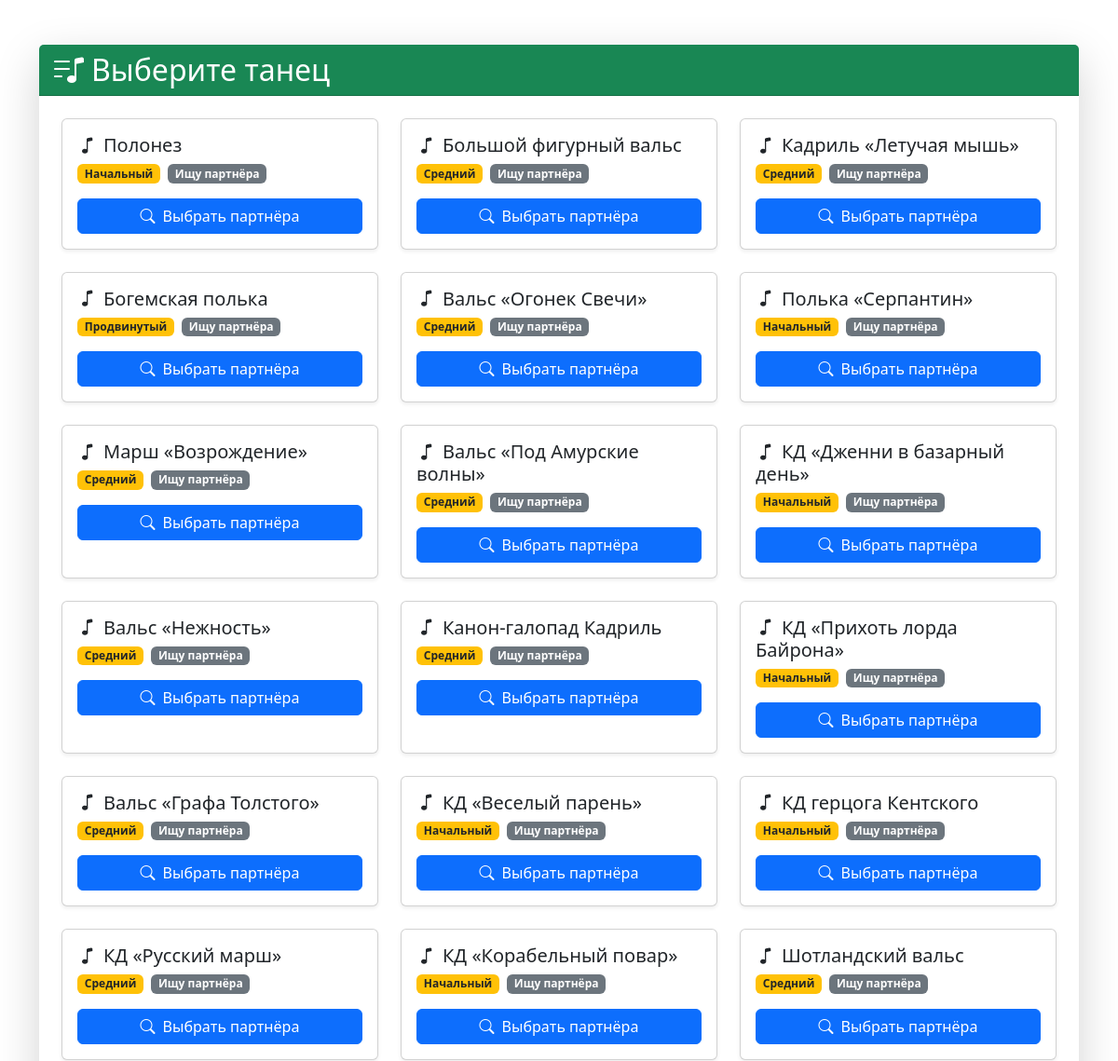
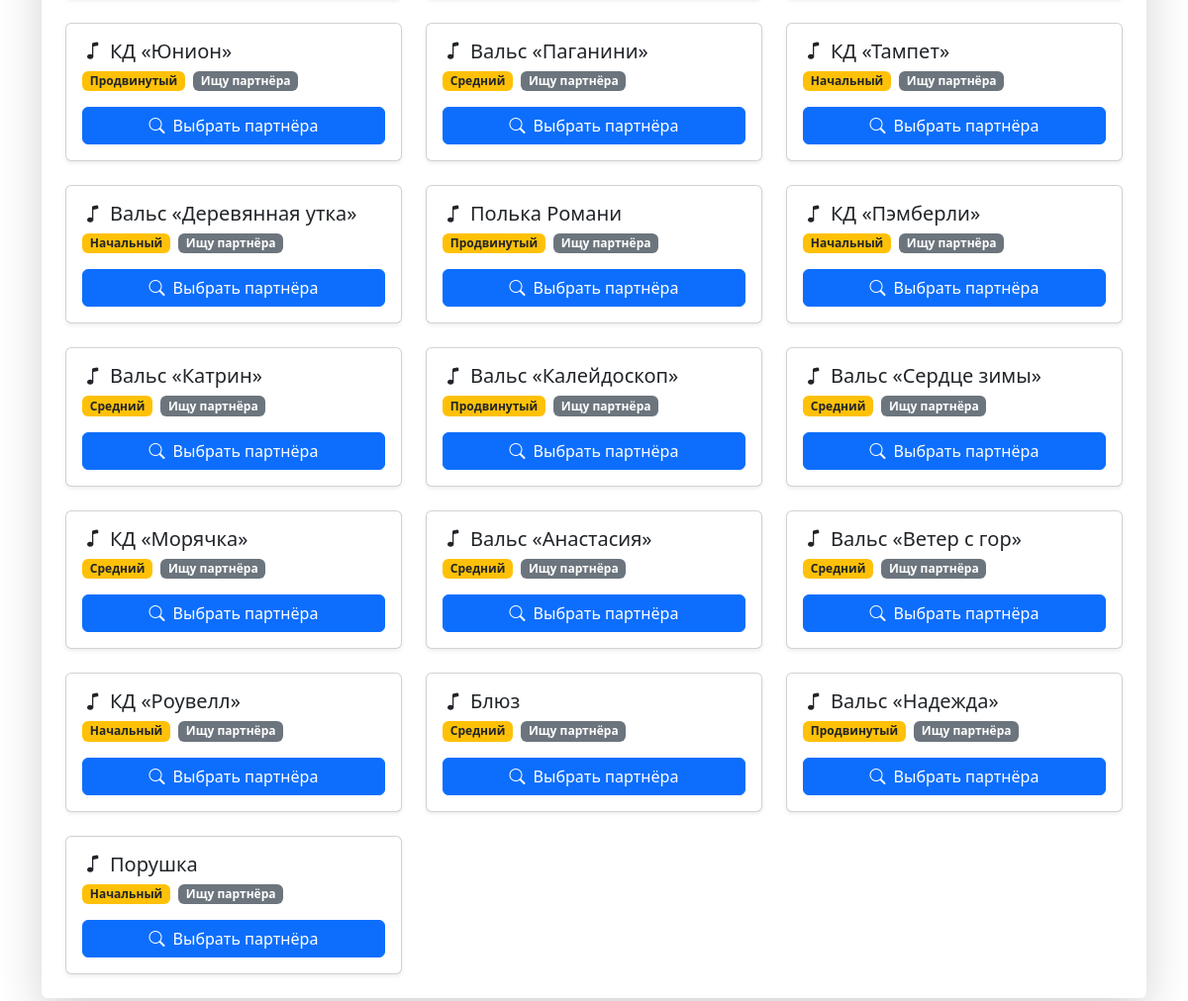
The page /dances/ (signed in) on the database its author committed (2 pictures, top to bottom).
### engage/models.py (models this page shows, shortened)
class Dance(models.Model):
    name = models.CharField(max_length=100)
    level = models.CharField(max_length=50)
    has_partner = models.BooleanField(default=False)

### engage/views.py (the view)
# urls.py: path('dances/', views.dance_list, name='dance_list'),
@login_required
def dance_list(request):
    dances = Dance.objects.all()
    return render(request, 'engage/dance_list.html', {'dances': dances})

### engage/templates/engage/dance_list.html (shortened to what this page needs)
<link href="https://cdn.jsdelivr.net/npm/bootstrap@5.3.3/dist/css/bootstrap.min.css" rel="stylesheet">
<link rel="stylesheet" href="https://cdn.jsdelivr.net/npm/bootstrap-icons@1.11.1/font/bootstrap-icons.css">
{% block content %}
<div class="container py-5">
    <div class="card shadow-lg border-0">
        <div class="card-header bg-success text-white">
            <h2 class="mb-0">
                <i class="bi bi-music-note-list me-2"></i>Выберите танец
            </h2>
        </div>
        <div class="card-body p-4">
            <div class="row row-cols-1 row-cols-md-2 row-cols-lg-3 g-4">
                {% for dance in dances %}
                <div class="col">
                    <div class="card h-100 shadow-sm">
                        <div class="card-body">
                            <h5 class="card-title">
                                <i class="bi bi-music-note me-2"></i>{{ dance.name }}
                            </h5>
                            <div class="d-flex gap-2 mb-3">
                                <span class="badge bg-warning text-dark">
                                    {{ dance.level }}
                                </span>
                                <span class="badge bg-secondary">
                                    {% if dance.has_partner %}Партнёр есть{% else %}Ищу партнёра{% endif %}
                                </span>
                            </div>
                            <a href="{% url 'partner_list' dance.id %}"
                               class="btn btn-primary w-100">
                               <i class="bi bi-search me-2"></i>Выбрать партнёра
                            </a>
                        </div>
                    </div>
                </div>
                {% endfor %}
            </div>
        </div>
    </div>
</div>
{% endblock %}

### rows shown on the page
Dance: name "Полонез", level "Начальный", has_partner "Ищу партнёра"
Dance: name "Большой фигурный вальс", level "Средний", has_partner "Ищу партнёра"
Dance: name "Кадриль «Летучая мышь»", level "Средний", has_partner "Ищу партнёра"
Dance: name "Богемская полька", level "Продвинутый", has_partner "Ищу партнёра"
Dance: name "Вальс «Огонек Свечи»", level "Средний", has_partner "Ищу партнёра"
Dance: name "Полька «Серпантин»", level "Начальный", has_partner "Ищу партнёра"
Dance: name "Марш «Возрождение»", level "Средний", has_partner "Ищу партнёра"
Dance: name "Вальс «Под Амурские волны»", level "Средний", has_partner "Ищу партнёра"
Dance: name "КД «Дженни в базарный день»", level "Начальный", has_partner "Ищу партнёра"
Dance: name "Вальс «Нежность»", level "Средний", has_partner "Ищу партнёра"
Dance: name "Канон-галопад Кадриль", level "Средний", has_partner "Ищу партнёра"
Dance: name "КД «Прихоть лорда Байрона»", level "Начальный", has_partner "Ищу партнёра"
Dance: name "Вальс «Графа Толстого»", level "Средний", has_partner "Ищу партнёра"
Dance: name "КД «Веселый парень»", level "Начальный", has_partner "Ищу партнёра"
Dance: name "КД герцога Кентского", level "Начальный", has_partner "Ищу партнёра"
Dance: name "КД «Русский марш»", level "Средний", has_partner "Ищу партнёра"
Dance: name "КД «Корабельный повар»", level "Начальный", has_partner "Ищу партнёра"
Dance: name "Шотландский вальс", level "Средний", has_partner "Ищу партнёра"
Dance: name "КД «Юнион»", level "Продвинутый", has_partner "Ищу партнёра"
Dance: name "Вальс «Паганини»", level "Средний", has_partner "Ищу партнёра"
Dance: name "КД «Тампет»", level "Начальный", has_partner "Ищу партнёра"
Dance: name "Вальс «Деревянная утка»", level "Начальный", has_partner "Ищу партнёра"
Dance: name "Полька Романи", level "Продвинутый", has_partner "Ищу партнёра"
Dance: name "КД «Пэмберли»", level "Начальный", has_partner "Ищу партнёра"
Dance: name "Вальс «Катрин»", level "Средний", has_partner "Ищу партнёра"
Dance: name "Вальс «Калейдоскоп»", level "Продвинутый", has_partner "Ищу партнёра"
Dance: name "Вальс «Сердце зимы»", level "Средний", has_partner "Ищу партнёра"
Dance: name "КД «Морячка»", level "Средний", has_partner "Ищу партнёра"
Dance: name "Вальс «Анастасия»", level "Средний", has_partner "Ищу партнёра"
Dance: name "Вальс «Ветер с гор»", level "Средний", has_partner "Ищу партнёра"
Dance: name "КД «Роувелл»", level "Начальный", has_partner "Ищу партнёра"
Dance: name "Блюз", level "Средний", has_partner "Ищу партнёра"
Dance: name "Вальс «Надежда»", level "Продвинутый", has_partner "Ищу партнёра"
Dance: name "Порушка", level "Начальный", has_partner "Ищу партнёра"
